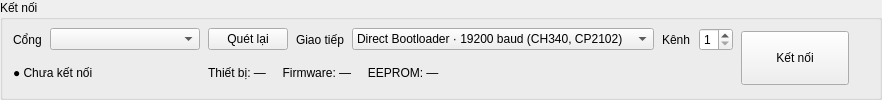
     <widget class="QGroupBox" name="connectionGroup">
      <property name="maximumSize">
       <size>
        <width>16777215</width>
        <height>112</height>
       </size>
      </property>
      <property name="title">
       <string>Kết nối</string>
      </property>
      <layout class="QGridLayout" name="connectionLayout">
       <property name="leftMargin">
        <number>10</number>
       </property>
       <property name="topMargin">
        <number>8</number>
       </property>
       <property name="rightMargin">
        <number>10</number>
       </property>
       <property name="bottomMargin">
        <number>8</number>
       </property>
       <property name="horizontalSpacing">
        <number>8</number>
       </property>
       <property name="verticalSpacing">
        <number>5</number>
       </property>
       <item row="0" column="0">
        <widget class="QLabel" name="portLabel">
         <property name="text">
          <string>Cổng</string>
         </property>
         <property name="buddy">
          <cstring>portCombo</cstring>
         </property>
        </widget>
       </item>
       <item row="0" column="1">
        <widget class="QComboBox" name="portCombo">
         <property name="minimumSize">
          <size>
           <width>150</width>
           <height>0</height>
          </size>
         </property>
         <property name="maximumSize">
          <size>
           <width>260</width>
           <height>16777215</height>
          </size>
         </property>
        </widget>
       </item>
       <item row="0" column="2">
        <widget class="QPushButton" name="refreshButton">
         <property name="maximumSize">
          <size>
           <width>86</width>
           <height>16777215</height>
          </size>
         </property>
         <property name="text">
          <string>Quét lại</string>
         </property>
        </widget>
       </item>
       <item row="0" column="3">
        <widget class="QLabel" name="modeLabel">
         <property name="text">
          <string>Giao tiếp</string>
         </property>
         <property name="buddy">
          <cstring>modeCombo</cstring>
         </property>
        </widget>
       </item>
       <item row="0" column="4">
        <widget class="QComboBox" name="modeCombo">
         <property name="minimumSize">
          <size>
           <width>300</width>
           <height>0</height>
          </size>
         </property>
         <item>
          <property name="text">
           <string>Direct Bootloader · 19200 baud (CH340, CP2102)</string>
          </property>
         </item>
         <item>
          <property name="text">
           <string>ESP Caple or FC/MSP · 115200 baud</string>
          </property>
         </item>
        </widget>
       </item>
       <item row="0" column="5">
        <widget class="QLabel" name="channelLabel">
         <property name="text">
          <string>Kênh</string>
         </property>
         <property name="buddy">
          <cstring>channelSpin</cstring>
         </property>
        </widget>
       </item>
       <item row="0" column="6">
        <widget class="QSpinBox" name="channelSpin">
         <property name="maximumSize">
          <size>
           <width>64</width>
           <height>16777215</height>
          </size>
         </property>
         <property name="toolTip">
          <string>ESC 1 tương ứng kênh 0 của giao thức 4way.</string>
         </property>
         <property name="minimum">
          <number>1</number>
         </property>
         <property name="maximum">
          <number>8</number>
         </property>
        </widget>
       </item>
       <item row="0" column="7" rowspan="2">
        <widget class="QPushButton" name="connectButton">
         <property name="minimumSize">
          <size>
           <width>108</width>
           <height>35</height>
          </size>
         </property>
         <property name="maximumSize">
          <size>
           <width>125</width>
           <height>54</height>
          </size>
         </property>
         <property name="text">
          <string>Kết nối</string>
         </property>
        </widget>
       </item>
       <item row="1" column="0" colspan="2">
        <widget class="QLabel" name="linkLabel">
         <property name="text">
          <string>● Chưa kết nối</string>
         </property>
        </widget>
       </item>
       <item row="1" column="2" colspan="5">
        <widget class="QLabel" name="deviceLabel">
         <property name="text">
          <string>Thiết bị: —     Firmware: —     EEPROM: —</string>
         </property>
         <property name="wordWrap">
          <bool>true</bool>
         </property>
        </widget>
       </item>
       <item row="0" column="8">
        <spacer name="connectionSpacer">
         <property name="orientation">
          <enum>Qt::Horizontal</enum>
         </property>
         <property name="sizeHint" stdset="0">
          <size>
           <width>20</width>
           <height>20</height>
          </size>
         </property>
        </spacer>
       </item>
      </layout>
     </widget>
